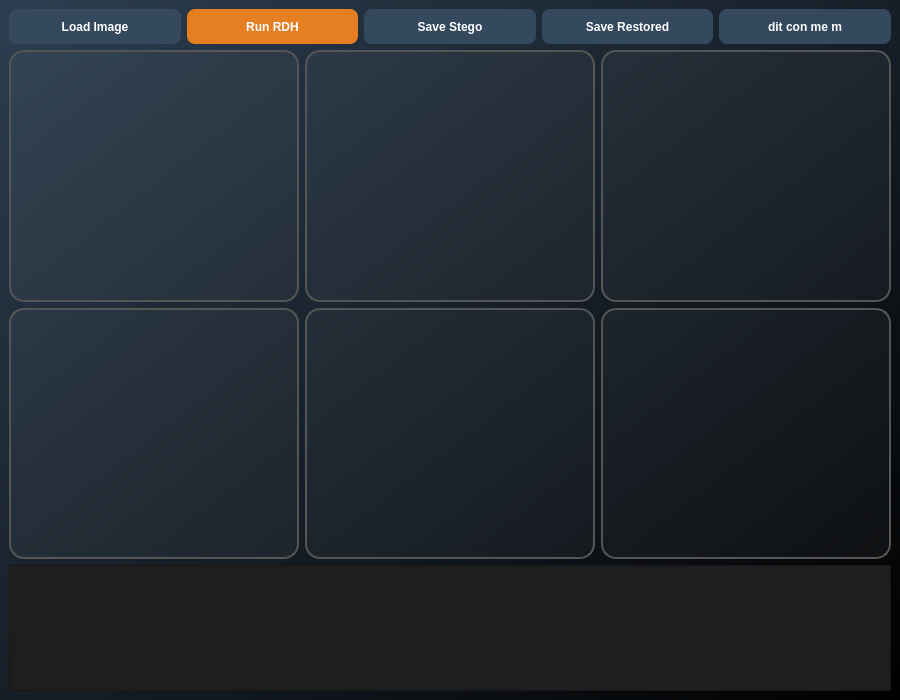
<?xml version="1.0" encoding="UTF-8"?>
<ui version="4.0">
 <class>MainWindow</class>
 <widget class="QMainWindow" name="MainWindow">
  <property name="enabled">
   <bool>true</bool>
  </property>
  <property name="geometry">
   <rect>
    <x>0</x>
    <y>0</y>
    <width>900</width>
    <height>700</height>
   </rect>
  </property>
  <property name="minimumSize">
   <size>
    <width>900</width>
    <height>700</height>
   </size>
  </property>
  <property name="windowTitle">
   <string>MainWindow</string>
  </property>
  <widget class="QWidget" name="centralwidget">
   <property name="enabled">
    <bool>true</bool>
   </property>
   <property name="styleSheet">
    <string notr="true">#centralwidget {
    background: qlineargradient(x1:0, y1:0, x2:1, y2:1, stop:0 #2c3e50, stop:1 #000000);
}</string>
   </property>
   <layout class="QVBoxLayout" name="verticalLayout_2" stretch="0,2,2,1">
    <item>
     <layout class="QHBoxLayout" name="layout_buttons">
      <item>
       <widget class="QPushButton" name="btn_load">
        <property name="enabled">
         <bool>true</bool>
        </property>
        <property name="minimumSize">
         <size>
          <width>0</width>
          <height>35</height>
         </size>
        </property>
        <property name="cursor">
         <cursorShape>PointingHandCursor</cursorShape>
        </property>
        <property name="styleSheet">
         <string notr="true">QPushButton {
    background-color: #34495e;
    color: white;
    border-radius: 8px;
    font-weight: bold;
    font-family: &quot;Segoe UI&quot;;
}
QPushButton:hover {
    background-color: #3498db;
}
#btn_rdh { /* Riêng nút chạy thì cho màu khác nổi bật */
    background-color: #e67e22;
}
#btn_rdh:hover {
    background-color: #d35400;
}</string>
        </property>
        <property name="text">
         <string>Load Image</string>
        </property>
       </widget>
      </item>
      <item>
       <widget class="QPushButton" name="btn_rdh">
        <property name="minimumSize">
         <size>
          <width>0</width>
          <height>35</height>
         </size>
        </property>
        <property name="cursor">
         <cursorShape>PointingHandCursor</cursorShape>
        </property>
        <property name="styleSheet">
         <string notr="true">QPushButton {
    background-color: #34495e;
    color: white;
    border-radius: 8px;
    font-weight: bold;
    font-family: &quot;Segoe UI&quot;;
}
QPushButton:hover {
    background-color: #3498db;
}
#btn_rdh { /* Riêng nút chạy thì cho màu khác nổi bật */
    background-color: #e67e22;
}
#btn_rdh:hover {
    background-color: #d35400;
}</string>
        </property>
        <property name="text">
         <string>Run RDH</string>
        </property>
       </widget>
      </item>
      <item>
       <widget class="QPushButton" name="btn_save_stego">
        <property name="minimumSize">
         <size>
          <width>0</width>
          <height>35</height>
         </size>
        </property>
        <property name="cursor">
         <cursorShape>PointingHandCursor</cursorShape>
        </property>
        <property name="styleSheet">
         <string notr="true">QPushButton {
    background-color: #34495e;
    color: white;
    border-radius: 8px;
    font-weight: bold;
    font-family: &quot;Segoe UI&quot;;
}
QPushButton:hover {
    background-color: #3498db;
}
#btn_rdh { /* Riêng nút chạy thì cho màu khác nổi bật */
    background-color: #e67e22;
}
#btn_rdh:hover {
    background-color: #d35400;
}</string>
        </property>
        <property name="text">
         <string>Save Stego</string>
        </property>
       </widget>
      </item>
      <item>
       <widget class="QPushButton" name="bth_save_restore">
        <property name="minimumSize">
         <size>
          <width>0</width>
          <height>35</height>
         </size>
        </property>
        <property name="cursor">
         <cursorShape>PointingHandCursor</cursorShape>
        </property>
        <property name="styleSheet">
         <string notr="true">QPushButton {
    background-color: #34495e;
    color: white;
    border-radius: 8px;
    font-weight: bold;
    font-family: &quot;Segoe UI&quot;;
}
QPushButton:hover {
    background-color: #3498db;
}
#btn_rdh { /* Riêng nút chạy thì cho màu khác nổi bật */
    background-color: #e67e22;
}
#btn_rdh:hover {
    background-color: #d35400;
}</string>
        </property>
        <property name="text">
         <string>Save Restored</string>
        </property>
       </widget>
      </item>
      <item>
       <widget class="QPushButton" name="btn_clear">
        <property name="minimumSize">
         <size>
          <width>35</width>
          <height>35</height>
         </size>
        </property>
        <property name="cursor">
         <cursorShape>PointingHandCursor</cursorShape>
        </property>
        <property name="styleSheet">
         <string notr="true">QPushButton {
    background-color: #34495e;
    color: white;
    border-radius: 8px;
    font-weight: bold;
    font-family: &quot;Segoe UI&quot;;
}
QPushButton:hover {
    background-color: #3498db;
}
#btn_rdh { /* Riêng nút chạy thì cho màu khác nổi bật */
    background-color: #e67e22;
}
#btn_rdh:hover {
    background-color: #d35400;
}</string>
        </property>
        <property name="text">
         <string>dit con me m</string>
        </property>
       </widget>
      </item>
     </layout>
    </item>
    <item>
     <layout class="QHBoxLayout" name="layout_img">
      <item>
       <widget class="QLabel" name="img_ori">
        <property name="sizePolicy">
         <sizepolicy hsizetype="Ignored" vsizetype="Ignored">
          <horstretch>0</horstretch>
          <verstretch>0</verstretch>
         </sizepolicy>
        </property>
        <property name="toolTip">
         <string>Original image</string>
        </property>
        <property name="styleSheet">
         <string notr="true">QLabel {
    background-color: rgba(255, 255, 255, 10); /* Nền hơi mờ */
    border: 2px solid #555;
    border-radius: 15px; /* Bo góc 15px */
    padding: 5px;
}
QLabel:hover {
    border: 2px solid #3498db; /* Đổi màu viền khi di chuột vào */
}</string>
        </property>
        <property name="text">
         <string/>
        </property>
        <property name="alignment">
         <set>Qt::AlignmentFlag::AlignCenter</set>
        </property>
       </widget>
      </item>
      <item>
       <widget class="QLabel" name="img_stego">
        <property name="enabled">
         <bool>true</bool>
        </property>
        <property name="sizePolicy">
         <sizepolicy hsizetype="Ignored" vsizetype="Ignored">
          <horstretch>0</horstretch>
          <verstretch>0</verstretch>
         </sizepolicy>
        </property>
        <property name="toolTip">
         <string>Stego image</string>
        </property>
        <property name="styleSheet">
         <string notr="true">QLabel {
    background-color: rgba(255, 255, 255, 10); /* Nền hơi mờ */
    border: 2px solid #555;
    border-radius: 15px; /* Bo góc 15px */
    padding: 5px;
}
QLabel:hover {
    border: 2px solid #3498db; /* Đổi màu viền khi di chuột vào */
}</string>
        </property>
        <property name="text">
         <string/>
        </property>
        <property name="alignment">
         <set>Qt::AlignmentFlag::AlignCenter</set>
        </property>
       </widget>
      </item>
      <item>
       <widget class="QLabel" name="img_restored">
        <property name="sizePolicy">
         <sizepolicy hsizetype="Ignored" vsizetype="Ignored">
          <horstretch>0</horstretch>
          <verstretch>0</verstretch>
         </sizepolicy>
        </property>
        <property name="toolTip">
         <string>Restored image</string>
        </property>
        <property name="styleSheet">
         <string notr="true">QLabel {
    background-color: rgba(255, 255, 255, 10); /* Nền hơi mờ */
    border: 2px solid #555;
    border-radius: 15px; /* Bo góc 15px */
    padding: 5px;
}
QLabel:hover {
    border: 2px solid #3498db; /* Đổi màu viền khi di chuột vào */
}</string>
        </property>
        <property name="text">
         <string/>
        </property>
        <property name="alignment">
         <set>Qt::AlignmentFlag::AlignCenter</set>
        </property>
       </widget>
      </item>
     </layout>
    </item>
    <item>
     <layout class="QHBoxLayout" name="layout_hist">
      <item>
       <widget class="QLabel" name="hist_ori">
        <property name="sizePolicy">
         <sizepolicy hsizetype="Ignored" vsizetype="Ignored">
          <horstretch>0</horstretch>
          <verstretch>0</verstretch>
         </sizepolicy>
        </property>
        <property name="minimumSize">
         <size>
          <width>0</width>
          <height>0</height>
         </size>
        </property>
        <property name="toolTip">
         <string>Original Histogram</string>
        </property>
        <property name="styleSheet">
         <string notr="true">QLabel {
    background-color: rgba(255, 255, 255, 10); /* Nền hơi mờ */
    border: 2px solid #555;
    border-radius: 15px; /* Bo góc 15px */
    padding: 5px;
}
QLabel:hover {
    border: 2px solid #3498db; /* Đổi màu viền khi di chuột vào */
}</string>
        </property>
        <property name="text">
         <string/>
        </property>
        <property name="alignment">
         <set>Qt::AlignmentFlag::AlignCenter</set>
        </property>
       </widget>
      </item>
      <item>
       <widget class="QLabel" name="hist_stego">
        <property name="sizePolicy">
         <sizepolicy hsizetype="Ignored" vsizetype="Ignored">
          <horstretch>0</horstretch>
          <verstretch>0</verstretch>
         </sizepolicy>
        </property>
        <property name="minimumSize">
         <size>
          <width>0</width>
          <height>0</height>
         </size>
        </property>
        <property name="toolTip">
         <string>Stego histogram</string>
        </property>
        <property name="styleSheet">
         <string notr="true">QLabel {
    background-color: rgba(255, 255, 255, 10); /* Nền hơi mờ */
    border: 2px solid #555;
    border-radius: 15px; /* Bo góc 15px */
    padding: 5px;
}
QLabel:hover {
    border: 2px solid #3498db; /* Đổi màu viền khi di chuột vào */
}</string>
        </property>
        <property name="text">
         <string/>
        </property>
        <property name="alignment">
         <set>Qt::AlignmentFlag::AlignCenter</set>
        </property>
       </widget>
      </item>
      <item>
       <widget class="QLabel" name="hist_restore">
        <property name="sizePolicy">
         <sizepolicy hsizetype="Ignored" vsizetype="Ignored">
          <horstretch>0</horstretch>
          <verstretch>0</verstretch>
         </sizepolicy>
        </property>
        <property name="minimumSize">
         <size>
          <width>0</width>
          <height>0</height>
         </size>
        </property>
        <property name="toolTip">
         <string>Restored histogram</string>
        </property>
        <property name="styleSheet">
         <string notr="true">QLabel {
    background-color: rgba(255, 255, 255, 10); /* Nền hơi mờ */
    border: 2px solid #555;
    border-radius: 15px; /* Bo góc 15px */
    padding: 5px;
}
QLabel:hover {
    border: 2px solid #3498db; /* Đổi màu viền khi di chuột vào */
}</string>
        </property>
        <property name="text">
         <string/>
        </property>
        <property name="alignment">
         <set>Qt::AlignmentFlag::AlignCenter</set>
        </property>
       </widget>
      </item>
     </layout>
    </item>
    <item>
     <layout class="QVBoxLayout" name="layout_metrics">
      <item>
       <widget class="QTableWidget" name="metrics">
        <property name="font">
         <font>
          <pointsize>10</pointsize>
          <bold>true</bold>
         </font>
        </property>
        <property name="styleSheet">
         <string notr="true">QTableWidget {
    gridline-color: #444;
    background-color: #1e1e1e;
    color: #ddd;
    selection-background-color: #3498db;
}
QHeaderView::section {
    background-color: #333;
    color: #3498db;
    font-weight: bold;
    border: 1px solid #444;
}</string>
        </property>
       </widget>
      </item>
     </layout>
    </item>
   </layout>
  </widget>
 </widget>
 <resources/>
 <connections/>
</ui>
